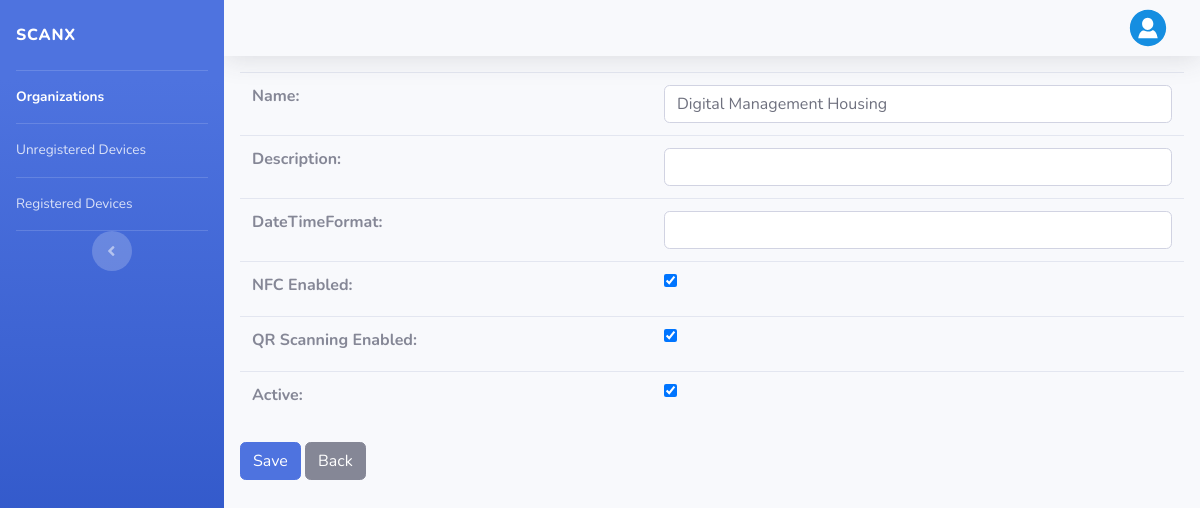
The app's page /admins/organization/update/1 (signed in) with its own data.
### app/models.py (models this page shows, shortened)
class Organization(models.Model):
    name = models.CharField(max_length=200, unique=True)
    description = models.CharField(max_length=500, blank=True, null=True)
    dateTimeFormat = models.CharField(max_length=30, blank=True, null=True)
    nfcEnabled = models.BooleanField(verbose_name='NFC Enabled', default=False)
    qrScanEnabled = models.BooleanField(verbose_name='QR Scanning Enabled', default=False)
    active = models.BooleanField(default=False)

### app/views.py (the view)
# urls.py: path('admins/organization/update/<int:pk>', updateOrganization, name="organization-update"),
@login_required
def updateOrganization(request, pk):
    org = get_object_or_404(Organization, pk=pk)
    form = OrganizationForm(instance=org)
    if request.method == 'POST':
        form = OrganizationForm(request.POST, instance=org)
        if form.is_valid():
            form.save()
            return redirect('admin-home')
    return render(request, 'admins/organization/form.html', {'form': form})

### app/forms.py
class OrganizationForm(forms.ModelForm):
    class Meta:
        model = Organization
        fields = '__all__'

### app/templates/admins/organization/form.html (shortened to what this page needs)
{% extends "admins/base.html" %}
{% block sidebar %}
{% with page=1 %}
{{ block.super }}
{% endwith %}
{% endblock %}
{% block content %}
<div class="content p-3">
  <form method="POST" novalidate>
    <table class="table table-form">{{ form }}</table>
    <button class="btn btn-primary" type="submit">Save</button>
    <a class="btn btn-secondary" href='{% url "admin-home" %}'>Back</a>
  </form>
</div>
{% endblock %}

### records on screen
Organization: name "Digital Management Housing", nfcEnabled "☑", qrScanEnabled "☑", active "☑"
